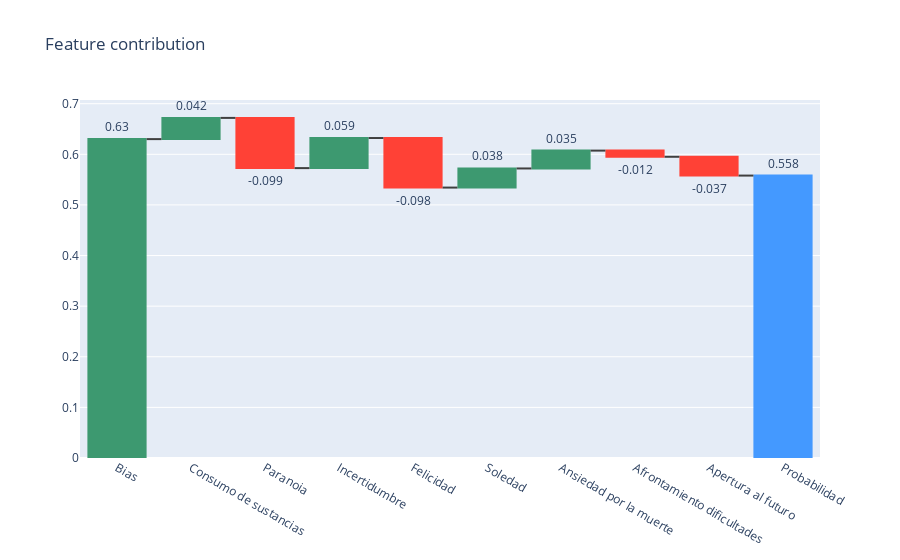

Here is the notebook cell this chart was saved with:
### Code cell
#prepare results to plot and interpret them in a waterfall chart
if prediction_class == 1:
    fig_y = []
    for i, element in enumerate(contributions[0][:, 1:].tolist()):
        fig_y.append(contributions[0][:, 1:].tolist()[i][0])
    fig_y.append(bias[0][1] + sum(fig_y))
    fig_y.insert(0, bias[0][1])

    print('Class 0 prediction', prediction_ti[0][0])
    print('Class 1 prediction', prediction_ti[0][1])
    print('Class 0 bias (trainset prior)', bias[0][0])
    print('Class 1 bias (trainset prior)', bias[0][1])
    print('Feature contributions (with bias and total probability added):', fig_y)

    print('Eres resiliente, con un score de predicción igual a', round(prediction_proba[0, 1], 2))
else:
    fig_y = []
    for i, element in enumerate(contributions[0][:, 0:1].tolist()):
        fig_y.append(contributions[0][:, 0:1].tolist()[i][0])
    fig_y.append(bias[0][0] + sum(fig_y))
    fig_y.insert(0, bias[0][0])

    print('Class 0 prediction', prediction_ti[0][0])
    print('Class 1 prediction', prediction_ti[0][1])
    print('Class 0 bias (trainset prior)', bias[0][0])
    print('Class 1 bias (trainset prior)', bias[0][1])
    print('Feature contributions (with bias and total probability added):', fig_y)

    print('No eres resiliente, con un score de predicción igual a', round(prediction_proba[0, 0], 2))

fig = go.Figure(go.Waterfall(
    name = 'Feature contribution', orientation = 'v',
    measure = ['relative', 'relative', 'relative', 'relative', 'relative', 'relative', 'relative', 'relative', 'relative', 'total'],
    x = ['Bias', 'Consumo de sustancias', 'Paranoia', 'Incertidumbre', 'Felicidad', 'Soledad', 'Ansiedad por la muerte', 'Afrontamiento dificultades', 'Apertura al futuro', 'Probabilidad'],
    textposition = "outside",
    text = list(map(str, [round(num, 3) for num in fig_y])),
    y = fig_y,
    connector = {"line":{"color":"rgb(63, 63, 63)"}},
))

fig.update_layout(
        title = 'Feature contribution',
        showlegend = False
)

config = {'displayModeBar': False}
fig.show(use_container_width = True, config = config)

### Figure 1 — Plotly figure (JSON) as saved in the notebook; plotly's stock layout.template omitted (floating-point values rounded to 4 significant figures)
{"data": [{"connector": {"line": {"color": "rgb(63, 63, 63)"}}, "measure": ["relative", "relative", "relative", "relative", "relative", "relative", "relative", "relative", "relative", "total"], "name": "Feature contribution", "orientation": "v", "text": ["0.63", "0.042", "-0.099", "0.059", "-0.098", "0.038", "0.035", "-0.012", "-0.037", "0.558"], "textposition": "outside", "type": "waterfall", "x": ["Bias", "Consumo de sustancias", "Paranoia", "Incertidumbre", "Felicidad", "Soledad", "Ansiedad por la muerte", "Afrontamiento dificultades", "Apertura al futuro", "Probabilidad"], "y": [0.63, 0.04191, -0.09919, 0.05943, -0.0979, 0.03778, 0.03527, -0.01217, -0.03716, 0.558]}], "layout": {"showlegend": false, "title": {"text": "Feature contribution"}}}
